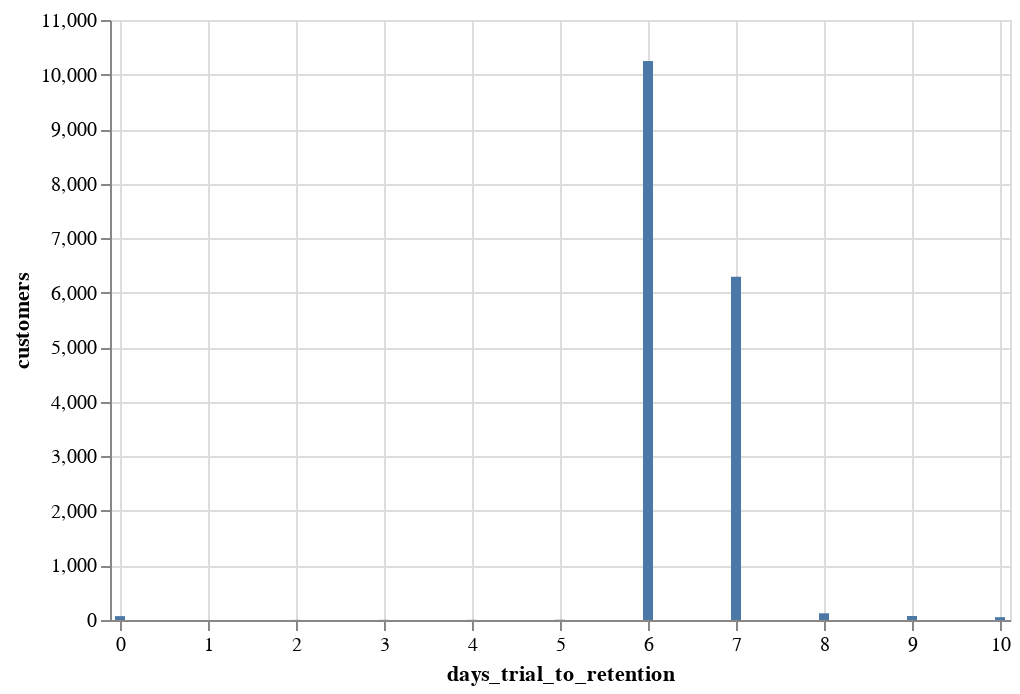

Here is the notebook cell this chart was saved with:
### Code cell
alt.Chart(trial_to_retention_hist).mark_bar(clip=True).encode(
    x=alt.X("days_trial_to_retention:Q",
           scale=alt.Scale(domain=(0, 10))
    ),
    y="customers"
).properties(width=450)

### Figure 1 — Vega-Lite specification as saved in the notebook (floating-point values rounded to 4 significant figures; data arrays with more than 128 entries replaced by an {"elided": "..."} marker saying what was removed)
{"config": {"view": {"continuousWidth": 400, "continuousHeight": 300}}, "data": {"name": "data-46884c59f2fef56030d4fc02570b8a2f"}, "mark": {"type": "bar", "clip": true}, "encoding": {"x": {"type": "quantitative", "field": "days_trial_to_retention", "scale": {"domain": [0, 10]}}, "y": {"type": "quantitative", "field": "customers"}}, "width": 450, "$schema": "https://vega.github.io/schema/vega-lite/v4.8.1.json", "datasets": {"data-46884c59f2fef56030d4fc02570b8a2f": {"elided": "318 records"}}}
